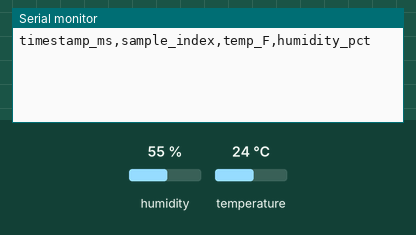
This sketch was run on a simulated Arduino Uno, built with avr-gcc and run on an emulated ATmega328P. Parts: the last lines printed to the serial monitor. Inputs (shaded band) come from the test bench; at power-on: humidity 55 %, temperature 24 °C.

Above: at 2.2 s.
2.3 s: humidity set to 22 %
At 11.0 s:
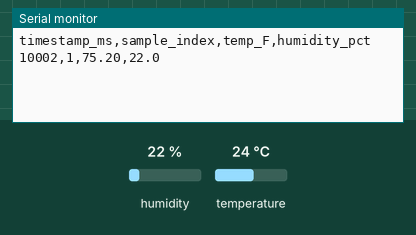
16.5 s: temperature set to 12 °C
At 21.2 s:
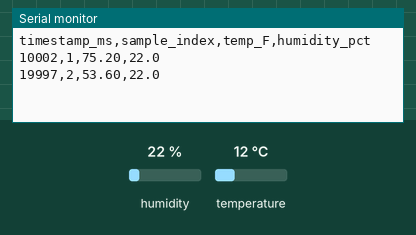
30.7 s: humidity set to 40 %
At 41.2 s:
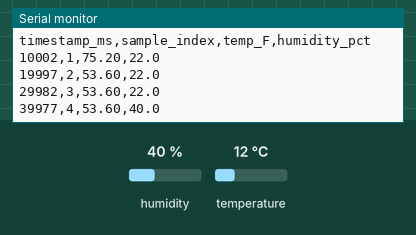

Measured:
- after the input at 2.3 s, the serial monitor: prints a new line after 7.7 s (image 1)
- after the input at 16.5 s, the serial monitor: prints a new line after 3.5 s (image 2)
- after the input at 30.7 s, the serial monitor: prints a new line after 9.3 s (image 3)

The sketch:

temperature_sensor_calibration.ino
```cpp
////////////////////////////////////////////////////
//
//  Matthew Halligan
//  Software Development for Real Time Embedded Systems, Fall 2025
//  Module 3/4 Project 2
//  Professor Doug Ferguson
//
// Read and export Farenheight-Converted Temperature Readings from DHT11 Sensor
// Implements celcius to farenheight conversion using timer based interrupts
// "Round Robin with interrupts Design" and serial export
//
// To use, ensure serial monitor is attached via Arduino IDE 2.3.6 set to 9600 baud
// No further action is required by the user once power and serial are supplied to Arduino Uno
//
////////////////////////////////////////////////////

#include "DHTesp.h"
DHTesp dht;

const uint8_t DHT_PIN = 3;              // digital pin 3 for DHT data
const uint8_t SAMPLE_INTERVAL_SECONDS = 10; // sample every 10 seconds
const unsigned long HEARTBEAT_MS = 500; // task code background artificial interval

volatile unsigned long sampleCount = 0;      // number of samples requested by ISR
unsigned long processedSamples = 0;          // number of samples processed in main loop

volatile uint8_t secCounter = 0;             // seconds counter incremented by ISR

// --- Configure Timer1 for 1-second Clear Timer on Compare (CTC) ticks ---
void setupTimer1_1s() {
  cli();                // disable global interrupts while configuring
  TCCR1A = 0;
  TCCR1B = 0;
  TCNT1 = 0;
  // Clear Timer on Compare mode (WGM12 = 1)
  TCCR1B |= (1 << WGM12);
  // Prescaler 1024: CS12 = 1, CS11 = 0, CS10 = 1
  TCCR1B |= (1 << CS12) | (1 << CS10);
  // OCR1A for 1 second: ticks = F_CPU / prescaler = 16,000,000 / 1024 = 15625 -> OCR1A = 15624
  OCR1A = 15624;
  // Enable Timer1 compare A interrupt
  TIMSK1 |= (1 << OCIE1A);
  sei();                // enable interrupts
}

// Timer1 Compare Match A ISR at approx. once per second
ISR(TIMER1_COMPA_vect) {
  ++secCounter;
  if (secCounter >= SAMPLE_INTERVAL_SECONDS) {
    secCounter = 0;
    ++sampleCount;    // signal main loop to take one sample
  }
}

unsigned long lastHeartbeat = 0;
void doTaskCode() {
  unsigned long now = millis();
  if (now - lastHeartbeat >= HEARTBEAT_MS) {
    lastHeartbeat = now;
    // Serial.print(".");
  }
}

void setup() {
  Serial.begin(9600);
  delay(1000);

  // DHT11 initialization
  dht.setup(DHT_PIN, DHTesp::DHT11);

  // Timer setup
  setupTimer1_1s();

  // CSV header
  Serial.println("timestamp_ms,sample_index,temp_F,humidity_pct");
}

void takeOneSampleAndPrint(unsigned long sampleIndex) {
  float hum = dht.getHumidity();
  float tempC = dht.getTemperature();

  unsigned long ts = millis(); // ms time stamp since start

  if (isnan(tempC) || isnan(hum)) {
    Serial.print(ts); Serial.print(",");
    Serial.print(sampleIndex); Serial.print(",");
    Serial.print("NaN,NaN,ERROR_READ");
    Serial.println();
    return;
  }

  float tempF = tempC * 1.8f + 32.0f;

  // CSV: timestamp_ms,sample_index,temp_F,humidity_pct,event
  Serial.print(ts); Serial.print(",");
  Serial.print(sampleIndex); Serial.print(",");
  Serial.print(tempF, 2); Serial.print(",");
  Serial.print(hum, 1);
  Serial.println();
}

void loop() {
  // artificial task code that would otherwise be interrupted.
  doTaskCode();


  unsigned long pending = sampleCount - processedSamples;


  if (pending > 0) {
    ++processedSamples;
    unsigned long sampleIndex = processedSamples;
    noInterrupts();
    takeOneSampleAndPrint(sampleIndex);
    interrupts();

  }

  delay(10);
}
```
